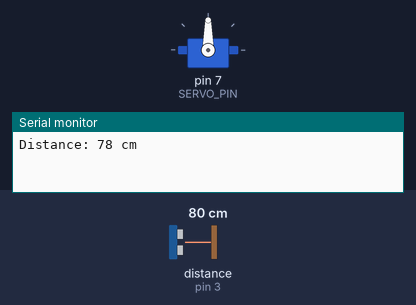
A sketch run on a simulated Arduino Uno, built with avr-gcc and run on an emulated ATmega328P. Shown: servo, the last lines printed to the serial monitor. Wiring (inferred from the names in the program): ultrasonic range finder: trigger pin 2; echo pin 3. The test bench sets the inputs (shaded band); at power-on: distance to the obstacle (sensor on pin 3) 80 cm. The echo pulse lasts 58.3 µs per cm; the audio player accepts every command and is not drawn.

Above: at 1.7 s.
1.8 s: distance to the obstacle (sensor on pin 3) set to 98 cm
11.9 s: distance to the obstacle (sensor on pin 3) set to 106 cm
At 21.7 s:
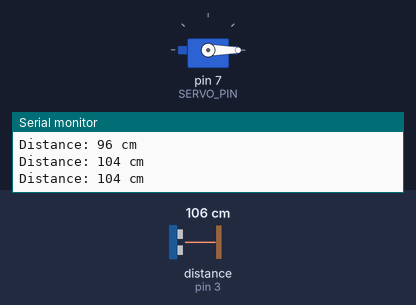
22.3 s: distance to the obstacle (sensor on pin 3) set to 2 cm
At 33.1 s:
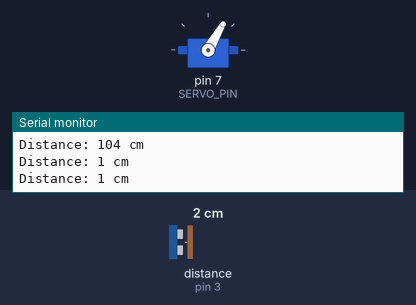
33.7 s: distance to the obstacle (sensor on pin 3) set to 120 cm
At 43.7 s:
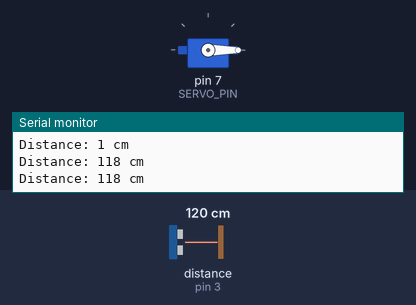
Timing chart, 0 to 45.2 s (numbered marks = the images above; inputs shaded):
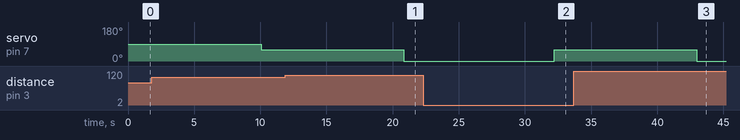

The sketch:

welcome_robot.ino
```cpp
#include <SoftwareSerial.h>
#include <Servo.h>
#include "DFRobotDFPlayerMini.h"

#define TRIGGER_PIN  2 // Arduino pin connected to trigger pin of ultrasonic sensor
#define ECHO_PIN     3 // Arduino pin connected to echo pin of ultrasonic sensor
#define DISTANCE_THRESHOLD 100 // Distance threshold in centimeters
#define RX_PIN 10 // Arduino pin connected to RX pin of DFPlayer Mini
#define TX_PIN 11 // Arduino pin connected to TX pin of DFPlayer Mini
#define SERVO_PIN 7 // Pin connected to the control pin of the servo motor
#define MAX_DISTANCE 100 // Maximum distance in centimeters

SoftwareSerial mySerial(RX_PIN, TX_PIN); // Create a SoftwareSerial object to communicate with DFPlayer Mini
DFRobotDFPlayerMini mp3; // Define the DFPlayer object
Servo servoMotor; // Define servo object

void setup() {
  Serial.begin(9600); // Start serial communication for debugging
  mySerial.begin(9600); // Start communication with DFPlayer Mini

  // Set serial for DFPlayer Mini
  mp3.begin(mySerial);

  pinMode(TRIGGER_PIN, OUTPUT);
  pinMode(ECHO_PIN, INPUT);
  servoMotor.attach(SERVO_PIN); // Attaches the servo on pin servoPin to the servo object
}

void loop() {
  long duration, distance;

  // Clear trigger pin
  digitalWrite(TRIGGER_PIN, LOW);
  delayMicroseconds(2);

  // Send 10 microsecond pulse to trigger pin
  digitalWrite(TRIGGER_PIN, HIGH);
  delayMicroseconds(10);
  digitalWrite(TRIGGER_PIN, LOW);

  // Measure the duration of pulse on echo pin
  duration = pulseIn(ECHO_PIN, HIGH);

  // Calculate the distance in centimeters
  distance = duration * 0.034 / 2;

  // Print distance for debugging
  Serial.print("Distance: ");
  Serial.print(distance);
  Serial.println(" cm");

  // Check if the distance is less than threshold
  if (distance < DISTANCE_THRESHOLD) {
    // If an object is detected, play audio
    playAudio();

    // Rotate the servo by 90 degrees
    servoMotor.write(60); // Rotate the servo to 90 degrees
    delay(100); // Delay to allow the servo to reach the desired position
  } else {
    // If no object is detected, keep the servo at 0 degrees
    servoMotor.write(0); // Rotate the servo to 0 degrees
    delay(100); // Delay to allow the servo to reach the desired position
  }

  delay(500); // Delay before next reading
}

void playAudio() {
  // Play a specific audio track
  mp3.play(1);
  delay(9300);
  mp3.play(2);
  delay(200); // Adjust delay as per the length of the audio track
}
```

Measured:
- the behaviour switches between 101 and 102 cm on distance to the obstacle (sensor on pin 3) (found by bisection; images 0 and 1)
- after the input at 11.9 s, servo on pin 7 (SERVO_PIN): 60° → 0° after 8.9 s
- after the input at 22.3 s, servo on pin 7 (SERVO_PIN): 0° → 60° after 9.9 s
- after the input at 33.7 s, servo on pin 7 (SERVO_PIN): 60° → 0° after 9.3 s
